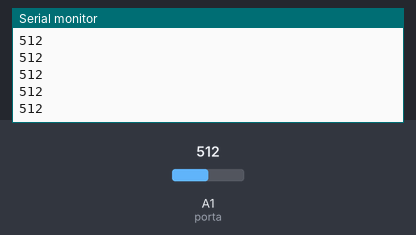
Bench run of a sketch on a simulated Arduino Uno, built with avr-gcc and run on an emulated ATmega328P. Shown: the last lines printed to the serial monitor. The inputs (shaded band) are chosen by the test bench; at power-on: A1 (porta) = 512.

Above: at 1.2 s.
1.3 s: A1 (porta) set to 716
At 2.2 s:
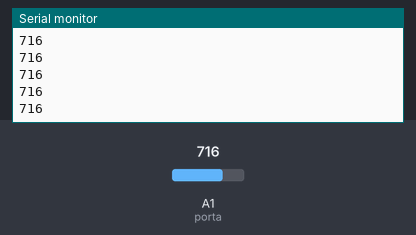
2.8 s: A1 (porta) set to 900
At 3.9 s:
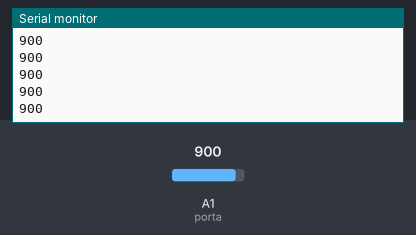
Timing chart, 0 to 5.8 s (numbered marks = the images above; inputs shaded):
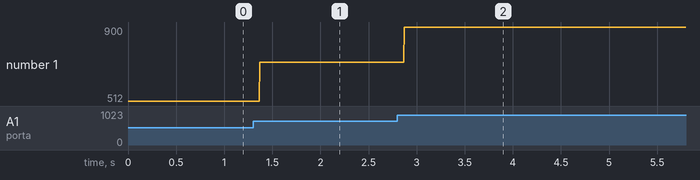

Measured:
- after the input at 1.3 s, the serial monitor: prints a new line after 0.07 s (image 1)
- after the input at 2.8 s, the serial monitor: prints a new line after 0.07 s (image 2)
- plotted number 1: 512 → 716 after the input at 1.3 s, 716 → 900 after the input at 2.8 s

The sketch:

LDRexercicio.ino
```cpp
int porta = A1;
int valor;
const int led=8;
int escuro=30;

void setup() {
  Serial.begin(9600);
  pinMode(porta, INPUT);
}

void loop() {
  valor = analogRead(porta);
  Serial.println(valor);
  if(valor<=escuro){
    digitalWrite(led,1);
  }
  else{
    digitalWrite(led,0);
  }
}
```
